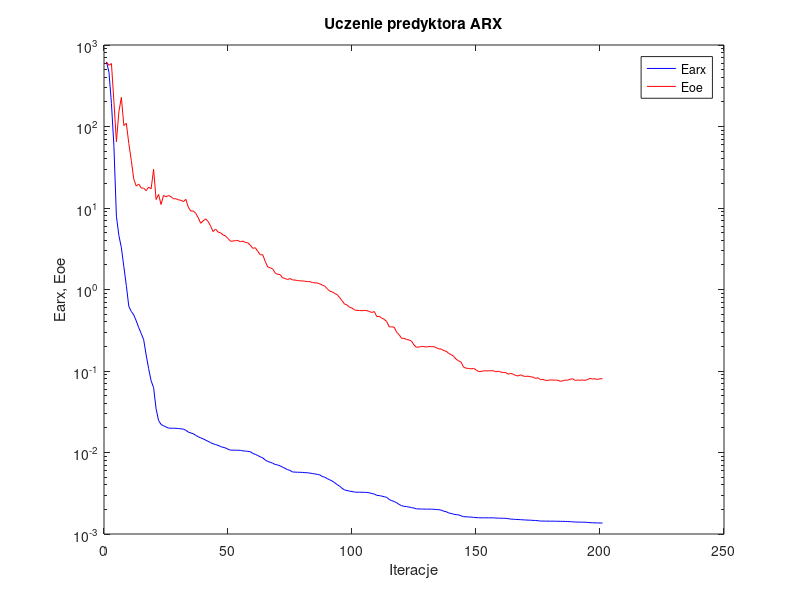
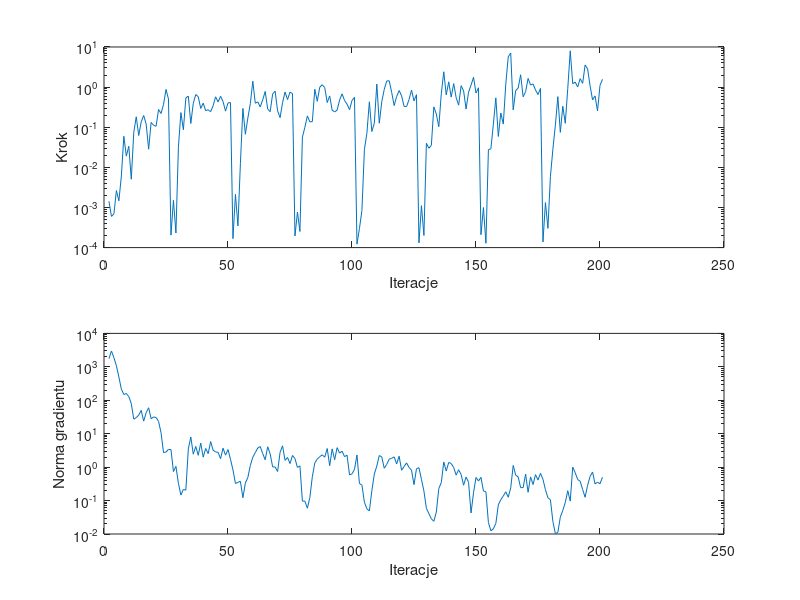

The MATLAB script that drew these images, in order:
%uczenie predyktora arx
clear all;
n=0; farx(n+1)=6.226061e+002; foe(n+1)=6.155950e+002; wspucz(n+1)=0.000000e+000; ng(n+1)=0.000000e+000;
%odnowa zmiennej metryki
n=1; farx(n+1)=4.635750e+002; foe(n+1)=5.643194e+002; krok(n+1)=1.424799e-003; ng(n+1)=1.760324e+003;
n=2; farx(n+1)=1.919412e+002; foe(n+1)=5.913718e+002; krok(n+1)=5.993959e-004; ng(n+1)=2.980766e+003;
n=3; farx(n+1)=5.685514e+001; foe(n+1)=2.010343e+002; krok(n+1)=6.946998e-004; ng(n+1)=1.869712e+003;
n=4; farx(n+1)=7.932655e+000; foe(n+1)=6.502237e+001; krok(n+1)=2.641497e-003; ng(n+1)=1.078001e+003;
n=5; farx(n+1)=4.594337e+000; foe(n+1)=1.513882e+002; krok(n+1)=1.464637e-003; ng(n+1)=4.948861e+002;
n=6; farx(n+1)=3.263866e+000; foe(n+1)=2.277555e+002; krok(n+1)=6.100588e-003; ng(n+1)=2.146026e+002;
n=7; farx(n+1)=1.906217e+000; foe(n+1)=1.026358e+002; krok(n+1)=5.954236e-002; ng(n+1)=1.490451e+002;
n=8; farx(n+1)=1.120465e+000; foe(n+1)=1.096988e+002; krok(n+1)=1.904910e-002; ng(n+1)=1.595275e+002;
n=9; farx(n+1)=6.209571e-001; foe(n+1)=6.196545e+001; krok(n+1)=3.350022e-002; ng(n+1)=1.289350e+002;
n=10; farx(n+1)=5.385305e-001; foe(n+1)=3.846582e+001; krok(n+1)=5.062842e-003; ng(n+1)=7.944202e+001;
n=11; farx(n+1)=4.870560e-001; foe(n+1)=2.268842e+001; krok(n+1)=7.375749e-002; ng(n+1)=2.725732e+001;
n=12; farx(n+1)=4.126064e-001; foe(n+1)=1.858127e+001; krok(n+1)=1.822367e-001; ng(n+1)=3.026716e+001;
n=13; farx(n+1)=3.407590e-001; foe(n+1)=1.968030e+001; krok(n+1)=6.213826e-002; ng(n+1)=3.610117e+001;
n=14; farx(n+1)=2.889454e-001; foe(n+1)=1.760253e+001; krok(n+1)=1.365450e-001; ng(n+1)=4.984319e+001;
n=15; farx(n+1)=2.416730e-001; foe(n+1)=1.754671e+001; krok(n+1)=1.961845e-001; ng(n+1)=2.372329e+001;
n=16; farx(n+1)=1.571320e-001; foe(n+1)=1.630612e+001; krok(n+1)=1.199487e-001; ng(n+1)=4.269290e+001;
n=17; farx(n+1)=1.067074e-001; foe(n+1)=1.800940e+001; krok(n+1)=2.840322e-002; ng(n+1)=5.968535e+001;
n=18; farx(n+1)=7.594306e-002; foe(n+1)=1.720740e+001; krok(n+1)=1.320338e-001; ng(n+1)=2.809569e+001;
n=19; farx(n+1)=6.243581e-002; foe(n+1)=2.988019e+001; krok(n+1)=1.115306e-001; ng(n+1)=3.174751e+001;
n=20; farx(n+1)=3.438533e-002; foe(n+1)=1.272093e+001; krok(n+1)=1.057221e-001; ng(n+1)=3.053643e+001;
n=21; farx(n+1)=2.467983e-002; foe(n+1)=1.469717e+001; krok(n+1)=2.760258e-001; ng(n+1)=2.330280e+001;
n=22; farx(n+1)=2.211060e-002; foe(n+1)=1.104938e+001; krok(n+1)=2.203031e-001; ng(n+1)=1.071283e+001;
n=23; farx(n+1)=2.126929e-002; foe(n+1)=1.427724e+001; krok(n+1)=3.691454e-001; ng(n+1)=2.724596e+000;
n=24; farx(n+1)=2.062600e-002; foe(n+1)=1.370352e+001; krok(n+1)=8.745977e-001; ng(n+1)=2.819303e+000;
n=25; farx(n+1)=1.994200e-002; foe(n+1)=1.424614e+001; krok(n+1)=5.045340e-001; ng(n+1)=3.391237e+000;
%odnowa zmiennej metryki
n=26; farx(n+1)=1.986557e-002; foe(n+1)=1.376652e+001; krok(n+1)=2.045351e-004; ng(n+1)=3.350530e+000;
n=27; farx(n+1)=1.983402e-002; foe(n+1)=1.296419e+001; krok(n+1)=1.505777e-003; ng(n+1)=7.364984e-001;
n=28; farx(n+1)=1.982394e-002; foe(n+1)=1.299009e+001; krok(n+1)=2.308086e-004; ng(n+1)=1.055636e+000;
n=29; farx(n+1)=1.967155e-002; foe(n+1)=1.258466e+001; krok(n+1)=3.172883e-002; ng(n+1)=3.296442e-001;
n=30; farx(n+1)=1.951040e-002; foe(n+1)=1.245550e+001; krok(n+1)=2.317569e-001; ng(n+1)=1.458202e-001;
n=31; farx(n+1)=1.935237e-002; foe(n+1)=1.197295e+001; krok(n+1)=8.662598e-002; ng(n+1)=2.150625e-001;
n=32; farx(n+1)=1.873653e-002; foe(n+1)=1.278095e+001; krok(n+1)=5.352197e-001; ng(n+1)=2.055213e-001;
n=33; farx(n+1)=1.780964e-002; foe(n+1)=1.021919e+001; krok(n+1)=5.974954e-001; ng(n+1)=3.499380e+000;
n=34; farx(n+1)=1.735318e-002; foe(n+1)=9.169742e+000; krok(n+1)=1.238254e-001; ng(n+1)=7.985905e+000;
n=35; farx(n+1)=1.700731e-002; foe(n+1)=9.187503e+000; krok(n+1)=3.963765e-001; ng(n+1)=2.439485e+000;
n=36; farx(n+1)=1.623167e-002; foe(n+1)=8.603724e+000; krok(n+1)=6.522451e-001; ng(n+1)=4.159207e+000;
n=37; farx(n+1)=1.559022e-002; foe(n+1)=7.589415e+000; krok(n+1)=5.788951e-001; ng(n+1)=2.262185e+000;
n=38; farx(n+1)=1.512348e-002; foe(n+1)=6.498744e+000; krok(n+1)=2.936023e-001; ng(n+1)=5.220534e+000;
n=39; farx(n+1)=1.470921e-002; foe(n+1)=6.965165e+000; krok(n+1)=3.978743e-001; ng(n+1)=1.985211e+000;
n=40; farx(n+1)=1.416480e-002; foe(n+1)=7.372463e+000; krok(n+1)=2.589461e-001; ng(n+1)=3.617421e+000;
n=41; farx(n+1)=1.371087e-002; foe(n+1)=6.818752e+000; krok(n+1)=2.730638e-001; ng(n+1)=2.536504e+000;
n=42; farx(n+1)=1.320566e-002; foe(n+1)=5.979969e+000; krok(n+1)=2.442288e-001; ng(n+1)=5.820292e+000;
n=43; farx(n+1)=1.280500e-002; foe(n+1)=5.132154e+000; krok(n+1)=3.435737e-001; ng(n+1)=3.199594e+000;
n=44; farx(n+1)=1.248633e-002; foe(n+1)=5.511532e+000; krok(n+1)=5.732413e-001; ng(n+1)=2.844003e+000;
n=45; farx(n+1)=1.225479e-002; foe(n+1)=5.071921e+000; krok(n+1)=4.268310e-001; ng(n+1)=2.781897e+000;
n=46; farx(n+1)=1.182734e-002; foe(n+1)=4.962491e+000; krok(n+1)=5.921069e-001; ng(n+1)=1.788473e+000;
n=47; farx(n+1)=1.158409e-002; foe(n+1)=4.676128e+000; krok(n+1)=4.353621e-001; ng(n+1)=3.689703e+000;
n=48; farx(n+1)=1.136810e-002; foe(n+1)=4.539128e+000; krok(n+1)=2.520608e-001; ng(n+1)=2.287091e+000;
n=49; farx(n+1)=1.097997e-002; foe(n+1)=4.229050e+000; krok(n+1)=4.033988e-001; ng(n+1)=3.356056e+000;
n=50; farx(n+1)=1.068920e-002; foe(n+1)=3.910086e+000; krok(n+1)=4.112198e-001; ng(n+1)=1.714900e+000;
%odnowa zmiennej metryki
n=51; farx(n+1)=1.068445e-002; foe(n+1)=3.935377e+000; krok(n+1)=1.674127e-004; ng(n+1)=8.261667e-001;
n=52; farx(n+1)=1.067595e-002; foe(n+1)=3.981604e+000; krok(n+1)=2.118327e-003; ng(n+1)=3.243645e-001;
n=53; farx(n+1)=1.067407e-002; foe(n+1)=3.983337e+000; krok(n+1)=3.473499e-004; ng(n+1)=3.499035e-001;
n=54; farx(n+1)=1.062057e-002; foe(n+1)=3.854558e+000; krok(n+1)=1.254988e-002; ng(n+1)=3.764817e-001;
n=55; farx(n+1)=1.046948e-002; foe(n+1)=3.929822e+000; krok(n+1)=2.942678e-001; ng(n+1)=1.213520e-001;
n=56; farx(n+1)=1.042289e-002; foe(n+1)=3.776557e+000; krok(n+1)=6.688253e-002; ng(n+1)=3.360503e-001;
n=57; farx(n+1)=1.032399e-002; foe(n+1)=3.743157e+000; krok(n+1)=1.690415e-001; ng(n+1)=4.890012e-001;
n=58; farx(n+1)=1.021688e-002; foe(n+1)=3.494434e+000; krok(n+1)=3.870680e-001; ng(n+1)=1.124109e+000;
n=59; farx(n+1)=9.758422e-003; foe(n+1)=3.201071e+000; krok(n+1)=1.402391e+000; ng(n+1)=1.975904e+000;
n=60; farx(n+1)=9.487470e-003; foe(n+1)=3.256110e+000; krok(n+1)=3.963116e-001; ng(n+1)=2.712160e+000;
n=61; farx(n+1)=9.182753e-003; foe(n+1)=2.943288e+000; krok(n+1)=4.288049e-001; ng(n+1)=3.729953e+000;
n=62; farx(n+1)=8.856277e-003; foe(n+1)=2.665388e+000; krok(n+1)=3.202323e-001; ng(n+1)=4.131464e+000;
n=63; farx(n+1)=8.593445e-003; foe(n+1)=2.672429e+000; krok(n+1)=4.811170e-001; ng(n+1)=2.521027e+000;
n=64; farx(n+1)=8.106107e-003; foe(n+1)=2.212902e+000; krok(n+1)=7.808753e-001; ng(n+1)=1.662675e+000;
n=65; farx(n+1)=7.765489e-003; foe(n+1)=1.894057e+000; krok(n+1)=2.846355e-001; ng(n+1)=4.073190e+000;
n=66; farx(n+1)=7.593246e-003; foe(n+1)=1.847676e+000; krok(n+1)=2.443912e-001; ng(n+1)=2.497730e+000;
n=67; farx(n+1)=7.389189e-003; foe(n+1)=1.790661e+000; krok(n+1)=6.744582e-001; ng(n+1)=1.015641e+000;
n=68; farx(n+1)=7.129019e-003; foe(n+1)=1.599315e+000; krok(n+1)=7.957487e-001; ng(n+1)=1.014107e+000;
n=69; farx(n+1)=7.038317e-003; foe(n+1)=1.534955e+000; krok(n+1)=2.553603e-001; ng(n+1)=7.383490e-001;
n=70; farx(n+1)=6.858039e-003; foe(n+1)=1.524265e+000; krok(n+1)=1.738735e-001; ng(n+1)=2.789802e+000;
n=71; farx(n+1)=6.617711e-003; foe(n+1)=1.391318e+000; krok(n+1)=4.099104e-001; ng(n+1)=4.335090e+000;
n=72; farx(n+1)=6.391492e-003; foe(n+1)=1.364597e+000; krok(n+1)=7.560816e-001; ng(n+1)=1.596465e+000;
n=73; farx(n+1)=6.167242e-003; foe(n+1)=1.326639e+000; krok(n+1)=4.884576e-001; ng(n+1)=1.943225e+000;
n=74; farx(n+1)=6.025444e-003; foe(n+1)=1.363378e+000; krok(n+1)=7.491049e-001; ng(n+1)=1.275752e+000;
n=75; farx(n+1)=5.768151e-003; foe(n+1)=1.310982e+000; krok(n+1)=6.930078e-001; ng(n+1)=2.229830e+000;
%odnowa zmiennej metryki
n=76; farx(n+1)=5.748746e-003; foe(n+1)=1.306157e+000; krok(n+1)=1.945992e-004; ng(n+1)=1.808118e+000;
n=77; farx(n+1)=5.726250e-003; foe(n+1)=1.287776e+000; krok(n+1)=7.648589e-004; ng(n+1)=9.823334e-001;
n=78; farx(n+1)=5.716994e-003; foe(n+1)=1.277375e+000; krok(n+1)=2.522883e-004; ng(n+1)=1.093876e+000;
n=79; farx(n+1)=5.697862e-003; foe(n+1)=1.275424e+000; krok(n+1)=5.679907e-002; ng(n+1)=9.623398e-002;
n=80; farx(n+1)=5.666841e-003; foe(n+1)=1.262680e+000; krok(n+1)=9.963479e-002; ng(n+1)=9.633561e-002;
n=81; farx(n+1)=5.646494e-003; foe(n+1)=1.252899e+000; krok(n+1)=1.919924e-001; ng(n+1)=5.897921e-002;
n=82; farx(n+1)=5.591226e-003; foe(n+1)=1.248724e+000; krok(n+1)=1.359113e-001; ng(n+1)=1.221892e-001;
n=83; farx(n+1)=5.521664e-003; foe(n+1)=1.217660e+000; krok(n+1)=1.381465e-001; ng(n+1)=5.149810e-001;
n=84; farx(n+1)=5.457192e-003; foe(n+1)=1.205747e+000; krok(n+1)=8.823184e-001; ng(n+1)=1.336499e+000;
n=85; farx(n+1)=5.394875e-003; foe(n+1)=1.203376e+000; krok(n+1)=4.419445e-001; ng(n+1)=1.743749e+000;
n=86; farx(n+1)=5.308068e-003; foe(n+1)=1.171345e+000; krok(n+1)=9.959478e-001; ng(n+1)=2.053699e+000;
n=87; farx(n+1)=5.085944e-003; foe(n+1)=1.133345e+000; krok(n+1)=1.146483e+000; ng(n+1)=2.333365e+000;
n=88; farx(n+1)=4.965403e-003; foe(n+1)=1.102584e+000; krok(n+1)=9.763190e-001; ng(n+1)=1.982633e+000;
n=89; farx(n+1)=4.781491e-003; foe(n+1)=1.019140e+000; krok(n+1)=4.128102e-001; ng(n+1)=3.604748e+000;
n=90; farx(n+1)=4.630165e-003; foe(n+1)=9.555259e-001; krok(n+1)=6.041087e-001; ng(n+1)=1.106191e+000;
n=91; farx(n+1)=4.466673e-003; foe(n+1)=9.381047e-001; krok(n+1)=2.663792e-001; ng(n+1)=3.508314e+000;
n=92; farx(n+1)=4.265032e-003; foe(n+1)=8.962344e-001; krok(n+1)=2.405442e-001; ng(n+1)=1.660801e+000;
n=93; farx(n+1)=4.042247e-003; foe(n+1)=8.642025e-001; krok(n+1)=2.675301e-001; ng(n+1)=3.830030e+000;
n=94; farx(n+1)=3.867127e-003; foe(n+1)=7.960976e-001; krok(n+1)=4.756263e-001; ng(n+1)=2.639999e+000;
n=95; farx(n+1)=3.633313e-003; foe(n+1)=7.281083e-001; krok(n+1)=6.809733e-001; ng(n+1)=2.991537e+000;
n=96; farx(n+1)=3.474950e-003; foe(n+1)=6.630693e-001; krok(n+1)=4.641165e-001; ng(n+1)=2.059974e+000;
n=97; farx(n+1)=3.412243e-003; foe(n+1)=6.454339e-001; krok(n+1)=3.762637e-001; ng(n+1)=2.275558e+000;
n=98; farx(n+1)=3.357943e-003; foe(n+1)=6.049813e-001; krok(n+1)=2.730638e-001; ng(n+1)=5.834047e-001;
n=99; farx(n+1)=3.320031e-003; foe(n+1)=5.922421e-001; krok(n+1)=4.641165e-001; ng(n+1)=6.298848e-001;
n=100; farx(n+1)=3.273324e-003; foe(n+1)=5.620727e-001; krok(n+1)=5.525859e-001; ng(n+1)=8.519486e-001;
%odnowa zmiennej metryki
n=101; farx(n+1)=3.256031e-003; foe(n+1)=5.543869e-001; krok(n+1)=1.219597e-004; ng(n+1)=2.307723e+000;
n=102; farx(n+1)=3.254899e-003; foe(n+1)=5.522828e-001; krok(n+1)=2.992546e-004; ng(n+1)=3.249605e-001;
n=103; farx(n+1)=3.252764e-003; foe(n+1)=5.488388e-001; krok(n+1)=8.409074e-004; ng(n+1)=2.907041e-001;
n=104; farx(n+1)=3.244878e-003; foe(n+1)=5.544497e-001; krok(n+1)=2.779047e-002; ng(n+1)=8.898928e-002;
n=105; farx(n+1)=3.237182e-003; foe(n+1)=5.504104e-001; krok(n+1)=7.045190e-002; ng(n+1)=5.677680e-002;
n=106; farx(n+1)=3.202049e-003; foe(n+1)=5.375683e-001; krok(n+1)=4.305446e-001; ng(n+1)=4.883917e-002;
n=107; farx(n+1)=3.133696e-003; foe(n+1)=5.226119e-001; krok(n+1)=7.827259e-002; ng(n+1)=1.972133e-001;
n=108; farx(n+1)=3.094479e-003; foe(n+1)=5.363376e-001; krok(n+1)=1.257595e-001; ng(n+1)=6.195517e-001;
n=109; farx(n+1)=2.980365e-003; foe(n+1)=4.649672e-001; krok(n+1)=1.190297e+000; ng(n+1)=1.080105e+000;
n=110; farx(n+1)=2.960933e-003; foe(n+1)=4.684326e-001; krok(n+1)=1.257655e-001; ng(n+1)=2.225428e+000;
n=111; farx(n+1)=2.915419e-003; foe(n+1)=4.453562e-001; krok(n+1)=4.310227e-001; ng(n+1)=2.013651e+000;
n=112; farx(n+1)=2.868938e-003; foe(n+1)=4.303927e-001; krok(n+1)=8.773192e-001; ng(n+1)=9.268993e-001;
n=113; farx(n+1)=2.815395e-003; foe(n+1)=4.041973e-001; krok(n+1)=1.420334e+000; ng(n+1)=1.209976e+000;
n=114; farx(n+1)=2.653515e-003; foe(n+1)=3.477927e-001; krok(n+1)=1.442898e+000; ng(n+1)=1.732243e+000;
n=115; farx(n+1)=2.568137e-003; foe(n+1)=3.482780e-001; krok(n+1)=7.382907e-001; ng(n+1)=1.826877e+000;
n=116; farx(n+1)=2.502185e-003; foe(n+1)=3.450428e-001; krok(n+1)=3.465039e-001; ng(n+1)=2.031965e+000;
n=117; farx(n+1)=2.419258e-003; foe(n+1)=2.987807e-001; krok(n+1)=5.819545e-001; ng(n+1)=1.238445e+000;
n=118; farx(n+1)=2.304565e-003; foe(n+1)=2.787267e-001; krok(n+1)=8.224396e-001; ng(n+1)=2.125600e+000;
n=119; farx(n+1)=2.226285e-003; foe(n+1)=2.520188e-001; krok(n+1)=6.039386e-001; ng(n+1)=8.072472e-001;
n=120; farx(n+1)=2.184900e-003; foe(n+1)=2.516117e-001; krok(n+1)=3.307424e-001; ng(n+1)=1.042609e+000;
n=121; farx(n+1)=2.169348e-003; foe(n+1)=2.437194e-001; krok(n+1)=3.268918e-001; ng(n+1)=1.343065e+000;
n=122; farx(n+1)=2.142364e-003; foe(n+1)=2.402458e-001; krok(n+1)=4.887823e-001; ng(n+1)=9.771878e-001;
n=123; farx(n+1)=2.106483e-003; foe(n+1)=2.325787e-001; krok(n+1)=8.457767e-001; ng(n+1)=8.051890e-001;
n=124; farx(n+1)=2.081414e-003; foe(n+1)=2.083561e-001; krok(n+1)=4.536385e-001; ng(n+1)=2.990233e-001;
n=125; farx(n+1)=2.033563e-003; foe(n+1)=1.952441e-001; krok(n+1)=6.480438e-001; ng(n+1)=8.975426e-001;
%odnowa zmiennej metryki
n=126; farx(n+1)=2.029827e-003; foe(n+1)=1.970659e-001; krok(n+1)=1.309881e-004; ng(n+1)=9.610347e-001;
n=127; farx(n+1)=2.024422e-003; foe(n+1)=1.998157e-001; krok(n+1)=1.109421e-003; ng(n+1)=4.323318e-001;
n=128; farx(n+1)=2.024242e-003; foe(n+1)=1.996175e-001; krok(n+1)=2.007909e-004; ng(n+1)=1.919370e-001;
n=129; farx(n+1)=2.018906e-003; foe(n+1)=1.967701e-001; krok(n+1)=3.979978e-002; ng(n+1)=5.840661e-002;
n=130; farx(n+1)=2.017335e-003; foe(n+1)=1.999264e-001; krok(n+1)=2.991958e-002; ng(n+1)=4.080612e-002;
n=131; farx(n+1)=2.016515e-003; foe(n+1)=1.984779e-001; krok(n+1)=3.557944e-002; ng(n+1)=2.857879e-002;
n=132; farx(n+1)=2.010744e-003; foe(n+1)=1.993232e-001; krok(n+1)=3.214238e-001; ng(n+1)=2.393887e-002;
n=133; farx(n+1)=1.995096e-003; foe(n+1)=1.929394e-001; krok(n+1)=2.134155e-001; ng(n+1)=4.525712e-002;
n=134; farx(n+1)=1.990120e-003; foe(n+1)=1.867958e-001; krok(n+1)=1.031518e-001; ng(n+1)=2.301545e-001;
n=135; farx(n+1)=1.960730e-003; foe(n+1)=1.860059e-001; krok(n+1)=6.788102e-001; ng(n+1)=3.447691e-001;
n=136; farx(n+1)=1.902806e-003; foe(n+1)=1.777574e-001; krok(n+1)=2.412738e+000; ng(n+1)=1.425287e+000;
n=137; farx(n+1)=1.877520e-003; foe(n+1)=1.748210e-001; krok(n+1)=6.404647e-001; ng(n+1)=7.624483e-001;
n=138; farx(n+1)=1.810307e-003; foe(n+1)=1.643034e-001; krok(n+1)=1.352447e+000; ng(n+1)=1.382301e+000;
n=139; farx(n+1)=1.787815e-003; foe(n+1)=1.590023e-001; krok(n+1)=5.636152e-001; ng(n+1)=1.282766e+000;
n=140; farx(n+1)=1.746748e-003; foe(n+1)=1.512158e-001; krok(n+1)=1.223081e+000; ng(n+1)=9.707044e-001;
n=141; farx(n+1)=1.730684e-003; foe(n+1)=1.393419e-001; krok(n+1)=5.458698e-001; ng(n+1)=5.771688e-001;
n=142; farx(n+1)=1.714862e-003; foe(n+1)=1.333358e-001; krok(n+1)=3.556863e-001; ng(n+1)=8.361170e-001;
n=143; farx(n+1)=1.672616e-003; foe(n+1)=1.286014e-001; krok(n+1)=1.084311e+000; ng(n+1)=6.009756e-001;
n=144; farx(n+1)=1.630814e-003; foe(n+1)=1.112242e-001; krok(n+1)=8.027177e-001; ng(n+1)=2.878752e-001;
n=145; farx(n+1)=1.625781e-003; foe(n+1)=1.083836e-001; krok(n+1)=2.840119e-001; ng(n+1)=5.066444e-001;
n=146; farx(n+1)=1.618972e-003; foe(n+1)=1.073355e-001; krok(n+1)=7.491049e-001; ng(n+1)=3.521817e-001;
n=147; farx(n+1)=1.614064e-003; foe(n+1)=1.061358e-001; krok(n+1)=1.119298e+000; ng(n+1)=4.257238e-002;
n=148; farx(n+1)=1.599816e-003; foe(n+1)=1.078975e-001; krok(n+1)=1.760056e+000; ng(n+1)=1.708157e-001;
n=149; farx(n+1)=1.590753e-003; foe(n+1)=1.034097e-001; krok(n+1)=7.113726e-001; ng(n+1)=4.924876e-001;
n=150; farx(n+1)=1.582136e-003; foe(n+1)=9.847111e-002; krok(n+1)=9.622339e-001; ng(n+1)=3.840144e-001;
%odnowa zmiennej metryki
n=151; farx(n+1)=1.580783e-003; foe(n+1)=9.894626e-002; krok(n+1)=2.093566e-004; ng(n+1)=4.962102e-001;
n=152; farx(n+1)=1.579705e-003; foe(n+1)=1.002120e-001; krok(n+1)=9.977322e-004; ng(n+1)=1.937210e-001;
n=153; farx(n+1)=1.579556e-003; foe(n+1)=1.004632e-001; krok(n+1)=1.281635e-004; ng(n+1)=1.840401e-001;
n=154; farx(n+1)=1.579078e-003; foe(n+1)=1.004745e-001; krok(n+1)=2.762153e-002; ng(n+1)=2.214544e-002;
n=155; farx(n+1)=1.578912e-003; foe(n+1)=1.007382e-001; krok(n+1)=2.900728e-002; ng(n+1)=1.247521e-002;
n=156; farx(n+1)=1.577949e-003; foe(n+1)=1.007795e-001; krok(n+1)=1.191056e-001; ng(n+1)=1.429460e-002;
n=157; farx(n+1)=1.568955e-003; foe(n+1)=9.793213e-002; krok(n+1)=5.391440e-001; ng(n+1)=2.068927e-002;
n=158; farx(n+1)=1.565791e-003; foe(n+1)=9.929784e-002; krok(n+1)=5.893163e-002; ng(n+1)=7.443634e-002;
n=159; farx(n+1)=1.563751e-003; foe(n+1)=9.697879e-002; krok(n+1)=2.268451e-001; ng(n+1)=1.063279e-001;
n=160; farx(n+1)=1.560318e-003; foe(n+1)=9.591860e-002; krok(n+1)=1.196783e-001; ng(n+1)=1.363310e-001;
n=161; farx(n+1)=1.557253e-003; foe(n+1)=9.558166e-002; krok(n+1)=1.179292e+000; ng(n+1)=1.832983e-001;
n=162; farx(n+1)=1.542339e-003; foe(n+1)=9.141745e-002; krok(n+1)=5.681335e+000; ng(n+1)=1.257640e-001;
n=163; farx(n+1)=1.524886e-003; foe(n+1)=9.351160e-002; krok(n+1)=7.071111e+000; ng(n+1)=2.399971e-001;
n=164; farx(n+1)=1.518251e-003; foe(n+1)=9.131107e-002; krok(n+1)=2.711458e-001; ng(n+1)=1.122960e+000;
n=165; farx(n+1)=1.509236e-003; foe(n+1)=8.805799e-002; krok(n+1)=8.217431e-001; ng(n+1)=5.786596e-001;
n=166; farx(n+1)=1.505221e-003; foe(n+1)=8.690673e-002; krok(n+1)=9.469203e-001; ng(n+1)=5.088001e-001;
n=167; farx(n+1)=1.499091e-003; foe(n+1)=8.985317e-002; krok(n+1)=2.030537e+000; ng(n+1)=2.439157e-001;
n=168; farx(n+1)=1.492418e-003; foe(n+1)=8.680202e-002; krok(n+1)=5.738785e-001; ng(n+1)=2.442844e-001;
n=169; farx(n+1)=1.485336e-003; foe(n+1)=8.574166e-002; krok(n+1)=7.704536e-001; ng(n+1)=6.183514e-001;
n=170; farx(n+1)=1.480581e-003; foe(n+1)=8.645342e-002; krok(n+1)=1.644879e+000; ng(n+1)=1.770862e-001;
n=171; farx(n+1)=1.476898e-003; foe(n+1)=8.501392e-002; krok(n+1)=1.127230e+000; ng(n+1)=5.101647e-001;
n=172; farx(n+1)=1.470277e-003; foe(n+1)=8.409574e-002; krok(n+1)=1.200049e+000; ng(n+1)=3.012771e-001;
n=173; farx(n+1)=1.463755e-003; foe(n+1)=8.113192e-002; krok(n+1)=8.457767e-001; ng(n+1)=5.950541e-001;
n=174; farx(n+1)=1.456347e-003; foe(n+1)=8.264784e-002; krok(n+1)=6.537835e-001; ng(n+1)=4.126688e-001;
n=175; farx(n+1)=1.441492e-003; foe(n+1)=7.826321e-002; krok(n+1)=9.282331e-001; ng(n+1)=6.511535e-001;
%odnowa zmiennej metryki
n=176; farx(n+1)=1.440706e-003; foe(n+1)=7.868740e-002; krok(n+1)=1.381179e-004; ng(n+1)=4.332369e-001;
n=177; farx(n+1)=1.438936e-003; foe(n+1)=7.692127e-002; krok(n+1)=1.324250e-003; ng(n+1)=2.114608e-001;
n=178; farx(n+1)=1.438774e-003; foe(n+1)=7.669879e-002; krok(n+1)=3.018569e-004; ng(n+1)=1.213708e-001;
n=179; farx(n+1)=1.436932e-003; foe(n+1)=7.775398e-002; krok(n+1)=5.852382e-003; ng(n+1)=1.061304e-001;
n=180; farx(n+1)=1.436367e-003; foe(n+1)=7.739760e-002; krok(n+1)=2.835564e-002; ng(n+1)=2.374240e-002;
n=181; farx(n+1)=1.435956e-003; foe(n+1)=7.729524e-002; krok(n+1)=1.124683e-001; ng(n+1)=1.026777e-002;
n=182; farx(n+1)=1.433237e-003; foe(n+1)=7.703718e-002; krok(n+1)=5.786742e-001; ng(n+1)=1.116417e-002;
n=183; farx(n+1)=1.431099e-003; foe(n+1)=7.463237e-002; krok(n+1)=7.453607e-002; ng(n+1)=3.196460e-002;
n=184; farx(n+1)=1.429236e-003; foe(n+1)=7.591925e-002; krok(n+1)=3.337224e-001; ng(n+1)=5.081275e-002;
n=185; farx(n+1)=1.425998e-003; foe(n+1)=7.727570e-002; krok(n+1)=1.253606e-001; ng(n+1)=8.767159e-002;
n=186; farx(n+1)=1.423907e-003; foe(n+1)=7.715200e-002; krok(n+1)=9.270274e-001; ng(n+1)=1.974012e-001;
n=187; farx(n+1)=1.416099e-003; foe(n+1)=7.932521e-002; krok(n+1)=8.011780e+000; ng(n+1)=9.643756e-002;
n=188; farx(n+1)=1.409452e-003; foe(n+1)=8.032126e-002; krok(n+1)=1.214233e+000; ng(n+1)=9.971307e-001;
n=189; farx(n+1)=1.403148e-003; foe(n+1)=7.652559e-002; krok(n+1)=1.334889e+000; ng(n+1)=6.825890e-001;
n=190; farx(n+1)=1.400534e-003; foe(n+1)=7.756878e-002; krok(n+1)=1.009068e+000; ng(n+1)=4.253945e-001;
n=191; farx(n+1)=1.398341e-003; foe(n+1)=7.704909e-002; krok(n+1)=1.626372e+000; ng(n+1)=3.791026e-001;
n=192; farx(n+1)=1.397001e-003; foe(n+1)=7.759626e-002; krok(n+1)=1.239464e+000; ng(n+1)=2.133513e-001;
n=193; farx(n+1)=1.395310e-003; foe(n+1)=7.678546e-002; krok(n+1)=3.568867e+000; ng(n+1)=1.253825e-001;
n=194; farx(n+1)=1.387664e-003; foe(n+1)=7.868700e-002; krok(n+1)=2.845490e+000; ng(n+1)=2.866940e-001;
n=195; farx(n+1)=1.378319e-003; foe(n+1)=8.121526e-002; krok(n+1)=1.077887e+000; ng(n+1)=5.264811e-001;
n=196; farx(n+1)=1.373636e-003; foe(n+1)=7.960802e-002; krok(n+1)=4.811170e-001; ng(n+1)=7.153276e-001;
n=197; farx(n+1)=1.370240e-003; foe(n+1)=8.027938e-002; krok(n+1)=6.039386e-001; ng(n+1)=3.159620e-001;
n=198; farx(n+1)=1.368182e-003; foe(n+1)=7.870512e-002; krok(n+1)=2.553603e-001; ng(n+1)=3.565846e-001;
n=199; farx(n+1)=1.365880e-003; foe(n+1)=8.052233e-002; krok(n+1)=1.104103e+000; ng(n+1)=3.189878e-001;
n=200; farx(n+1)=1.361764e-003; foe(n+1)=8.021124e-002; krok(n+1)=1.561751e+000; ng(n+1)=4.992501e-001;

figure; semilogy(farx,'b'); hold on; semilogy(foe,'r'); xlabel('Iteracje'); ylabel('Earx, Eoe'); legend('Earx','Eoe'); title('Uczenie predyktora ARX');
figure; subplot(2,1,1); semilogy(krok); xlabel('Iteracje'); ylabel('Krok');
subplot(2,1,2); semilogy(ng); xlabel('Iteracje'); ylabel('Norma gradientu');
Earx=farx(n+1)
Eoe=foe(n+1)
